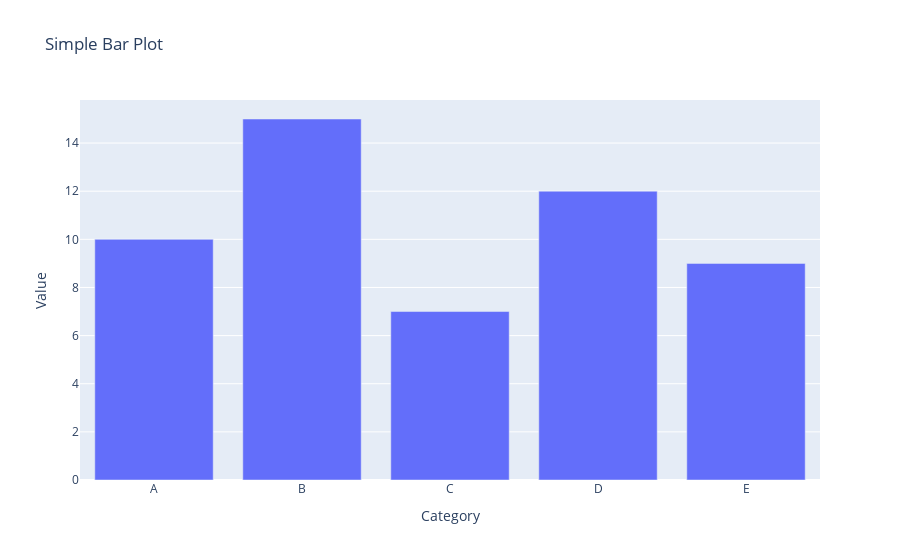

Notebook source saved alongside this figure:
### Code cell
import plotly.express as px
import pandas as pd

# Prepare sample data in a Pandas DataFrame
data = {'Category': ['A', 'B', 'C', 'D', 'E'],
        'Value': [10, 15, 7, 12, 9]}

df = pd.DataFrame(data)

# Create a bar plot using Plotly Express
fig = px.bar(df, x='Category', y='Value', title='Simple Bar Plot')

# Display the plot
fig.show()

### Figure 1 — Plotly figure (JSON) as saved in the notebook; plotly's stock layout.template omitted (floating-point values rounded to 4 significant figures)
{"data": [{"alignmentgroup": "True", "hovertemplate": "Category=%{x}<br>Value=%{y}<extra></extra>", "legendgroup": "", "marker": {"color": "#636efa", "pattern": {"shape": ""}}, "name": "", "offsetgroup": "", "orientation": "v", "showlegend": false, "textposition": "auto", "type": "bar", "x": ["A", "B", "C", "D", "E"], "xaxis": "x", "y": [10, 15, 7, 12, 9], "yaxis": "y"}], "layout": {"autosize": true, "barmode": "relative", "legend": {"tracegroupgap": 0}, "title": {"text": "Simple Bar Plot"}, "xaxis": {"anchor": "y", "autorange": true, "domain": [0, 1], "range": [-0.5, 4.5], "title": {"text": "Category"}, "type": "category"}, "yaxis": {"anchor": "x", "autorange": true, "domain": [0, 1], "range": [0, 15.79], "title": {"text": "Value"}, "type": "linear"}}}
